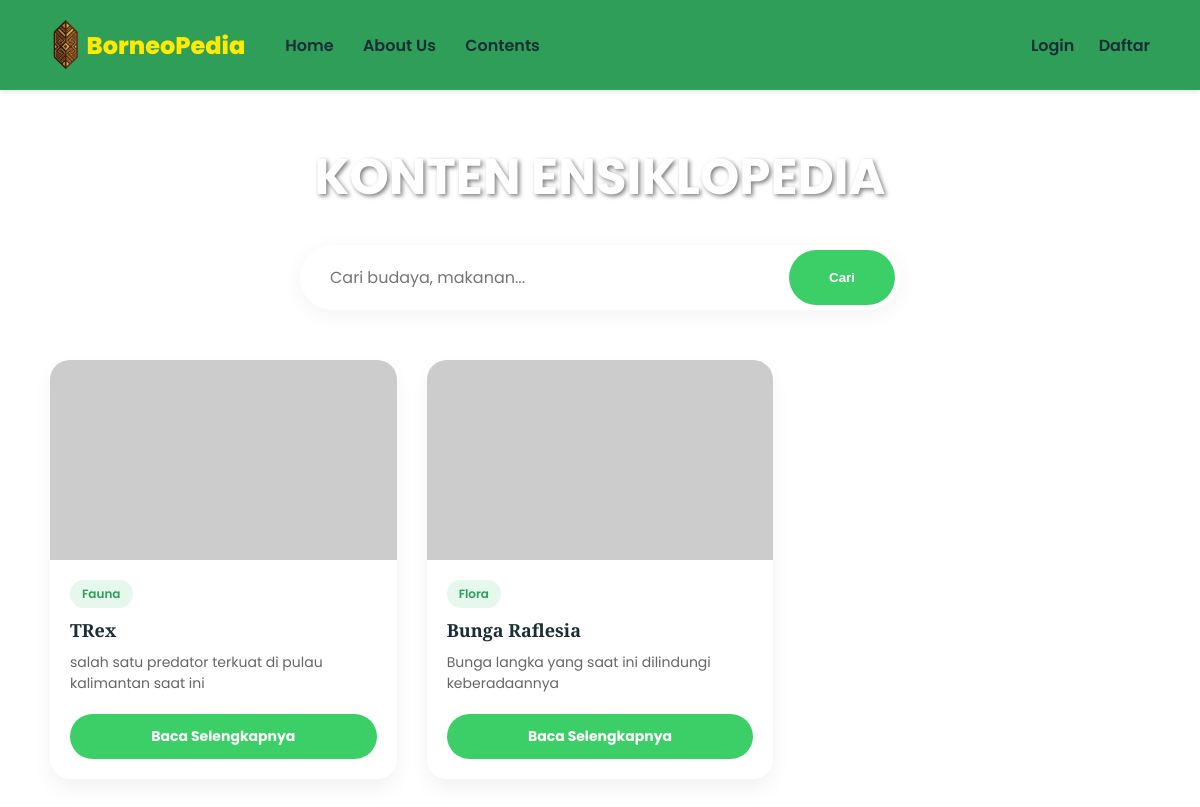
The page /contents.php on the database as committed earlier.
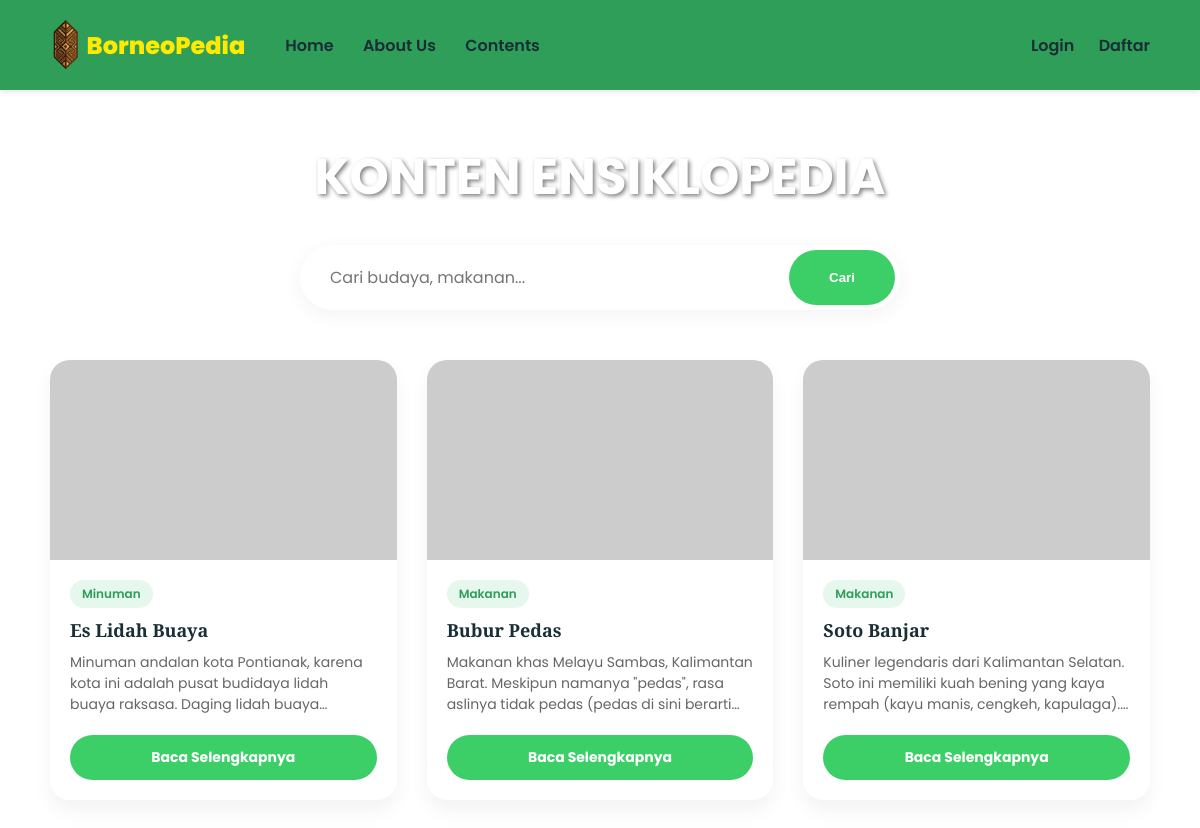
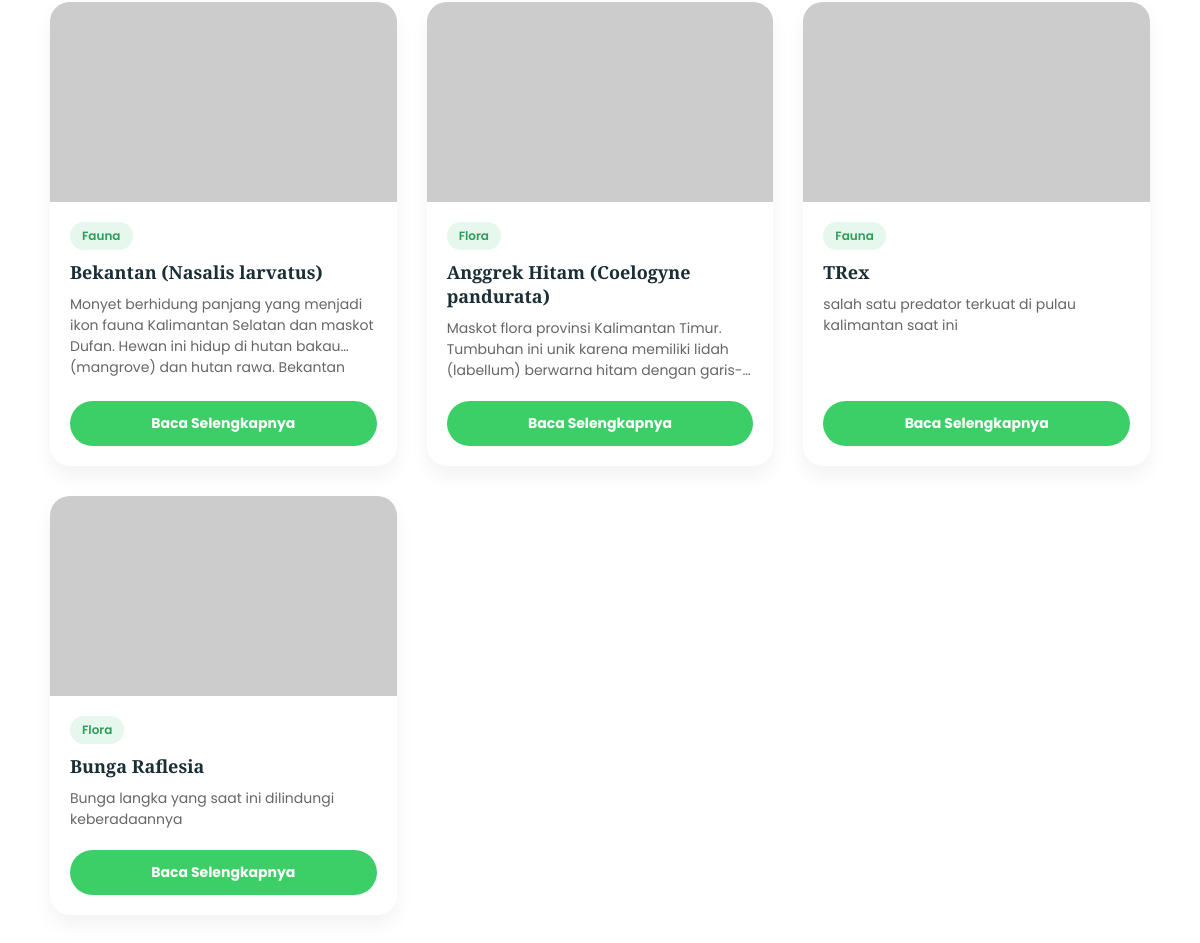
The same page on the database as committed later (2 pictures, top to bottom).
### tables this page shows
CREATE TABLE `contents` (
  `id` int(11) NOT NULL,
  `user_id` int(11) NOT NULL,
  `nama` varchar(100) NOT NULL,
  `tipe` varchar(50) NOT NULL,
  `informasi` text NOT NULL,
  `foto` varchar(255) NOT NULL,
  `created_at` timestamp NOT NULL DEFAULT current_timestamp()
);

### contents.php (the view, shortened to what this page needs)
<?php
include 'koneksi.php';
if(isset($_GET['cari'])){
    $keyword = $_GET['cari'];
    $query = mysqli_query($conn, "SELECT * FROM contents WHERE nama LIKE '%$keyword%' OR tipe LIKE '%$keyword%' ORDER BY id DESC");
} else {
    $query = mysqli_query($conn, "SELECT * FROM contents ORDER BY id DESC");
}
?>
<!DOCTYPE html>
<html lang="id">
<head>
</head>
<body>
    <nav>
        <div class="nav-left">
             <a href="index.php" class="logo">
            <img src="asset/logofix.png" class="logo-img"> BorneoPedia</a>
            <div class="nav-links">
                <a href="index.php">Home</a>
                <a href="about.php">About Us</a>
                <a href="contents.php">Contents</a>
            </div>
        </div>
        <div class="nav-right">
            <?php if(isset($_SESSION['status']) && $_SESSION['status'] == 'login'): ?>
                <span>Hi, <?php echo $_SESSION['username']; ?></span>
                <a href="upload.php">Upload +</a>
                <a href="logout.php">Logout</a>
            <?php else: ?>
                <a href="login.php">Login</a>
                <a href="register.php">Daftar</a>
            <?php endif; ?>
        </div>
    </nav>
    <main class="content-container">
        <h1>KONTEN ENSIKLOPEDIA</h1>
        <form action="" method="GET" class="search-box">
            <input type="text" name="cari" placeholder="Cari budaya, makanan..." value="<?php echo isset($_GET['cari']) ? $_GET['cari'] : ''; ?>">
            <button type="submit">Cari</button>
        </form>
        <div class="grid-container">
            <?php if(mysqli_num_rows($query) > 0): ?>
                <?php while($row = mysqli_fetch_assoc($query)): ?>
                    <div class="card">
                        <img src="<?php echo $row['foto']; ?>" alt="Gambar" class="card-img" onerror="this.src='https://via.placeholder.com/400x200?text=No+Image'">
                        <div class="card-body">
                            <span class="badge-type"><?php echo $row['tipe']; ?></span>
                            <h3 class="card-title"><?php echo $row['nama']; ?></h3>
                            <p class="card-desc"><?php echo $row['informasi']; ?></p>
                            <a href="detail.php?id=<?php echo $row['id']; ?>" class="btn-detail">Baca Selengkapnya</a>
                        </div>
                    </div>
                <?php endwhile; ?>
            <?php else: ?>
                </div>
                <p class="empty-msg">Data tidak ditemukan atau belum ada konten yang diupload.</p>
                <div style="display:none">
            <?php endif; ?>
        </div>
    </main>
</body>
</html>

### contents.php (style rules this page uses)
* { margin: 0; padding: 0; box-sizing: border-box; text-decoration: none; }
body { font-family: 'Poppins', sans-serif; background-image: url('asset/bg_kedua.png'); background-attachment: fixed; background-size: cover; background-position: center; background-repeat: no-repeat; min-height: 100vh; display: flex; flex-direction: column; }
nav { background-color: #2F9E58; display: flex; justify-content: space-between; align-items: center; padding: 20px 50px; box-shadow: 0 2px 5px rgba(0,0,0,0.1); position: sticky; top: 0; z-index: 1000; }
.nav-left { display: flex; align-items: center; gap: 40px; }
.logo { font-size: 24px; font-weight: 800; color: #ffea00ff; display: flex; align-items: center; }
.logo-img { height: 50px; width: auto; margin-right: 5px; vertical-align: middle; }
.nav-links a, .nav-right a, .nav-right span { color: #1a2e35; font-weight: 600; font-size: 16px; transition: color 0.3s; }
.nav-links a { margin-right: 25px; }
.nav-right a { margin-left: 20px; }
.content-container { flex: 1; padding: 50px 50px; display: flex; flex-direction: column; align-items: center; }
.content-container h1 { font-family: 'Poppins', serif; color: #ffff; font-size: 50px; margin-bottom: 30px; text-shadow: 2px 2px 4px rgba(0,0,0,0.5); }
.search-box { background: white; width: 100%; max-width: 600px; border-radius: 50px; padding: 5px; display: flex; box-shadow: 0 5px 20px rgba(0,0,0,0.05); margin-bottom: 50px; }
.search-box input { flex: 1; border: none; outline: none; padding: 15px 25px; border-radius: 50px; font-family: 'Poppins', sans-serif; font-size: 16px; }
.search-box button { background-color: #3CCF68; color: white; border: none; padding: 10px 40px; border-radius: 50px; font-weight: 600; cursor: pointer; }
.grid-container { display: grid; grid-template-columns: repeat(auto-fill, minmax(280px, 1fr)); gap: 30px; width: 100%; max-width: 1200px; }
.card { background: white; border-radius: 20px; overflow: hidden; box-shadow: 0 10px 20px rgba(0,0,0,0.05); transition: transform 0.3s; display: flex; flex-direction: column; }
.card-img { width: 100%; height: 200px; object-fit: cover; background-color: #eee; }
.card-body { padding: 20px; display: flex; flex-direction: column; flex: 1; }
.badge-type { background-color: #e6f7ed; color: #2F9E58; padding: 5px 12px; border-radius: 20px; font-size: 12px; font-weight: 600; align-self: flex-start; margin-bottom: 10px; }
.card-title { font-family: 'Merriweather', serif; font-size: 18px; color: #1a2e35; margin-bottom: 10px; }
.card-desc { font-size: 14px; color: #666; margin-bottom: 20px; display: -webkit-box; -webkit-line-clamp: 3; -webkit-box-orient: vertical; overflow: hidden; flex: 1; }
.btn-detail { text-align: center; background-color: #3CCF68; color: white; padding: 12px; border-radius: 50px; font-size: 14px; font-weight: 700; margin-top: auto; display: block; }

Rows that differ between the two databases and show on the page:
added contents: tipe "Minuman", nama "Es Lidah Buaya", informasi "Minuman andalan kota Pontianak, karena kota ini adalah pusat budidaya lidah buaya raksasa. Daging lidah…"
added contents: tipe "Makanan", nama "Bubur Pedas", informasi "Makanan khas Melayu Sambas, Kalimantan Barat. Meskipun namanya \"pedas\", rasa aslinya tidak pedas (pedas di sini…"
added contents: tipe "Makanan", nama "Soto Banjar", informasi "Kuliner legendaris dari Kalimantan Selatan. Soto ini memiliki kuah bening yang kaya rempah (kayu manis, cengkeh,…"
added contents: tipe "Fauna", nama "Bekantan (Nasalis larvatus)", informasi "Monyet berhidung panjang yang menjadi ikon fauna Kalimantan Selatan dan maskot Dufan. Hewan ini hidup di hutan bakau (mangrove) dan hutan rawa.…"
added contents: tipe "Flora", nama "Anggrek Hitam (Coelogyne pandurata)", informasi "Maskot flora provinsi Kalimantan Timur. Tumbuhan ini unik karena memiliki lidah (labellum) berwarna hitam…"
